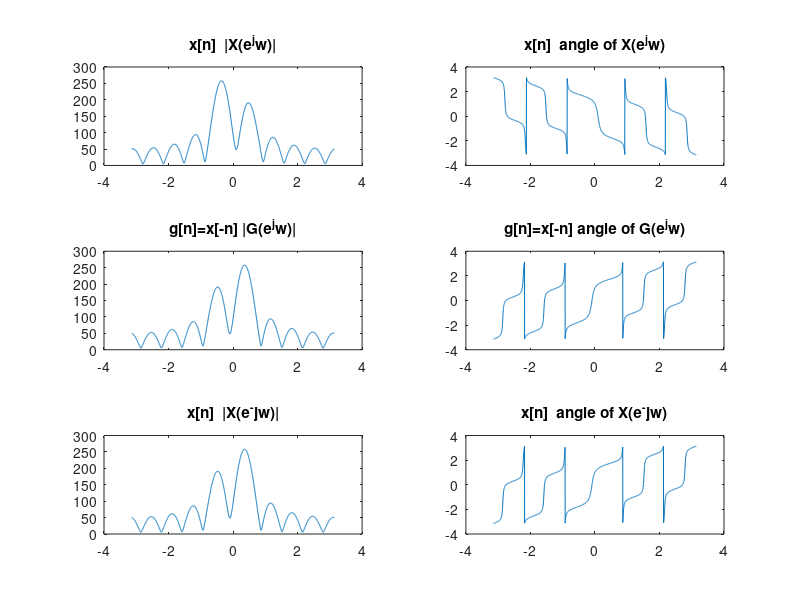

This chart was generated by the following MATLAB code:
n=[-4 -3 -2 -1 0 1 2 3 4 5];
num=10*n+8j;
np=fliplr(-n);
nump=fliplr(num);
subplot(2,1,1)
stem(n,abs(num));
title('x[n]')
subplot(2,1,2)
stem(np,abs(nump))
title('x[-n]')
pause
w=-pi:0.001*pi:pi;
f1=num*exp(-j*n'*w);
subplot(3,2,1)
plot(w,abs(f1));
title('x[n]  |X(e^jw)|')
subplot(3,2,2)
plot(w,angle(f1));
title('x[n]  angle of X(e^jw)')

f2=nump*exp(-j*np'*w);
subplot(3,2,3)
plot(w,abs(f2));
title('g[n]=x[-n] |G(e^jw)|')
subplot(3,2,4)
plot(w,angle(f2));
title('g[n]=x[-n] angle of G(e^jw)')

subplot(3,2,5)
plot(-w,abs(f1));
title('x[n]  |X(e^-jw)|')
subplot(3,2,6)
plot(-w,angle(f1));
title('x[n]  angle of X(e^-jw)')
